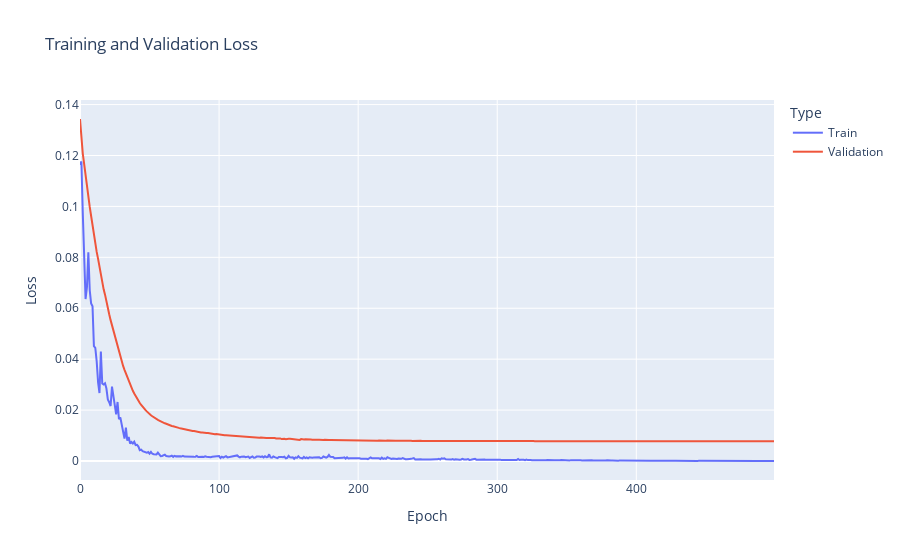

Notebook code cell kept with this figure:
### Markdown cell above
## Plot loss

### Code cell
# Combine train and val losses into a single plot
loss_df = pd.DataFrame({
    'Epoch': list(range(len(train_losses))) + list(range(len(val_losses))),
    'Loss': train_losses + val_losses,
    'Type': ['Train'] * len(train_losses) + ['Validation'] * len(val_losses)
})

px.line(loss_df, x='Epoch', y='Loss', color='Type', 
        title='Training and Validation Loss', 
        labels={'Loss': 'Loss', 'Epoch': 'Epoch'}).show()

### Figure 1 — Plotly figure (JSON) as saved in the notebook; plotly's stock layout.template omitted (floating-point values rounded to 4 significant figures; data arrays with more than 128 entries replaced by an {"elided": "..."} marker saying what was removed)
{"data": [{"hovertemplate": "Type=Train<br>Epoch=%{x}<br>Loss=%{y}<extra></extra>", "legendgroup": "Train", "line": {"color": "#636efa", "dash": "solid"}, "marker": {"symbol": "circle"}, "mode": "lines", "name": "Train", "orientation": "v", "showlegend": true, "type": "scatter", "x": {"elided": "500 int values"}, "xaxis": "x", "y": {"elided": "500 float values"}, "yaxis": "y"}, {"hovertemplate": "Type=Validation<br>Epoch=%{x}<br>Loss=%{y}<extra></extra>", "legendgroup": "Validation", "line": {"color": "#EF553B", "dash": "solid"}, "marker": {"symbol": "circle"}, "mode": "lines", "name": "Validation", "orientation": "v", "showlegend": true, "type": "scatter", "x": {"elided": "500 int values"}, "xaxis": "x", "y": {"elided": "500 float values"}, "yaxis": "y"}], "layout": {"legend": {"title": {"text": "Type"}, "tracegroupgap": 0}, "title": {"text": "Training and Validation Loss"}, "xaxis": {"anchor": "y", "domain": [0, 1], "title": {"text": "Epoch"}}, "yaxis": {"anchor": "x", "domain": [0, 1], "title": {"text": "Loss"}}}}
